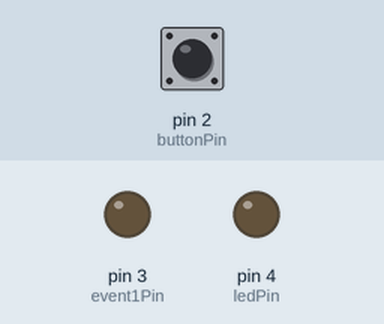
This sketch was run on a simulated Arduino Uno, built with avr-gcc and run on an emulated ATmega328P. Parts: output pins drawn as LEDs (lit = HIGH). The inputs (shaded band) are chosen by the test bench; at power-on: pin 2 (buttonPin) LOW.

Above: at 1.2 s.
1.3 s: pin 2 (buttonPin) pulled HIGH for 0.15 s
At 1.6 s:
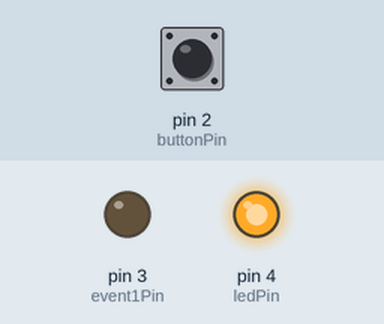
4.4 s: pin 2 (buttonPin) pulled HIGH for 1 s
At 5.2 s:
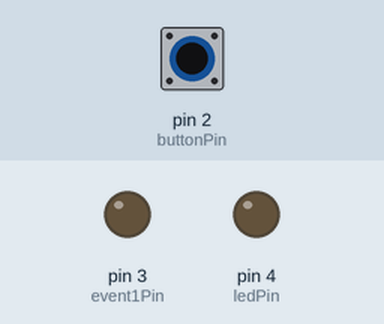
6.9 s: pin 2 (buttonPin) pulled HIGH for 0.15 s
At 8.3 s:
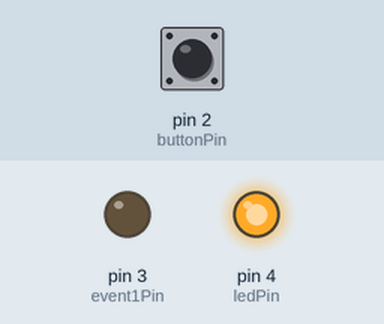
10.0 s: pin 2 (buttonPin) pulled HIGH for 3.2 s
At 10.7 s:
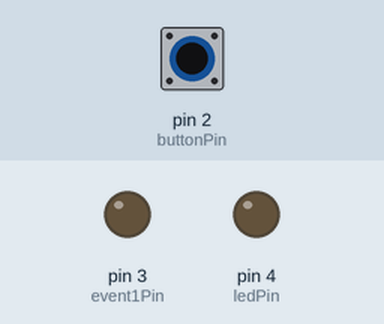
14.7 s: pin 2 (buttonPin) pulled HIGH for 0.15 s
At 20.5 s:
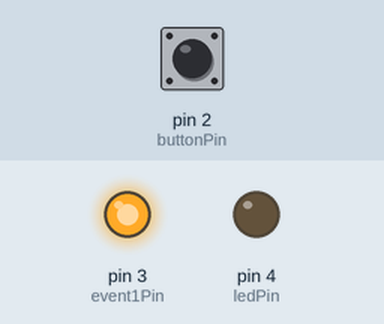
Timing chart, 0 to 26.2 s (numbered marks = the images above; inputs shaded):
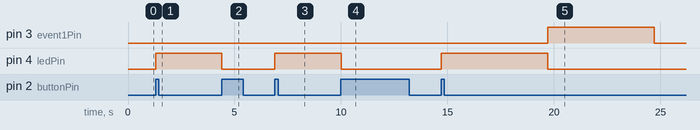

The sketch:

Button_led_timer.ino
```cpp
const int buttonPin = 2;
const int ledPin =  4;
const int event1Pin = 3;


int buttonState = 0;
int buttonStateNew;
int buttonStateOld = 0;
int buttonSafeDelay = 100;

int ledState = 0;
int event1State = 0;

unsigned long startMillis;
unsigned long currentMillis;
unsigned long timeDiff;
const unsigned long ledTimer = 5000; //10 secunde
const unsigned long event1Timer = 5000; //10 secunde
const unsigned long eventStartDelay = 5000; // porneste la 5 sec dupa ce a fost apasat butonul , pe asta il folosim daca e nevoie


void setup() {
  Serial.begin(9600);
  pinMode(buttonPin, INPUT);
  pinMode(ledPin, OUTPUT);
  pinMode(event1Pin, OUTPUT);

  startMillis = millis();
}

void loop() {

  buttonStateNew = digitalRead(buttonPin);

  currentMillis = millis();
  timeDiff = currentMillis - startMillis;

  if (timeDiff >= ledTimer && ledState == 1)
  {
    stopLed();
    startEvent1();
  }

  if (timeDiff >= (event1Timer + ledTimer) && event1State == 1)
  {
    stopEvent1();
  }

  if (buttonStateOld == 0 && buttonStateNew == 1) {
    startMillis = currentMillis;

    if (ledState == 0 && event1State == 0) {
      startLed();
    } else  {
      stopAll();
    }

  }

  buttonStateOld = buttonStateNew;
  delay(buttonSafeDelay);
}

void stopLed()
{
  digitalWrite(ledPin, LOW);
  ledState = 0;
}

void startLed()
{
  digitalWrite(ledPin, HIGH);
  ledState = 1;
}

void triggerEvents()
{
  int startEventTime = startMillis + eventStartDelay;
  if (ledState == 1 && currentMillis >= startEventTime) {
    startEvent1();
  }
}

void stopAll()
{
  stopLed();
  stopEvent1();
}

void startEvent1()
{
  digitalWrite(event1Pin, HIGH);
  event1State = 1;
}

void stopEvent1()
{
  digitalWrite(event1Pin, LOW);
  event1State = 0;
}
```

Measured:
- after the input at 1.3 s, pin 4 (ledPin): LOW → HIGH at once
- after the input at 4.4 s, pin 3 (event1Pin): stays LOW (without the input it goes to HIGH after 1.9 s); pin 4 (ledPin): HIGH → LOW after 0.00 s instead of 1.9 s
- after the input at 6.9 s, pin 4 (ledPin): LOW → HIGH at once
- after the input at 10.0 s, pin 3 (event1Pin): stays LOW (without the input it goes to HIGH after 1.9 s); pin 4 (ledPin): HIGH → LOW after 0.00 s instead of 1.9 s
- after the input at 14.7 s, pin 3 (event1Pin): LOW → HIGH after 5.0 s, → LOW 5.0 s later; pin 4 (ledPin): LOW → HIGH at once, → LOW 5.0 s later
